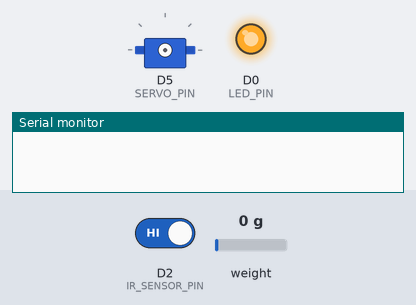
Bench run of a sketch on a simulated ESP8266 (NodeMCU). On the bench: servo, output pins drawn as LEDs (lit = HIGH), the last lines printed to the serial monitor. The test bench sets the inputs (shaded band); at power-on: D2 (IR_SENSOR_PIN) HIGH, weight on the scale 0 g. WiFi joins after 1.5 s; servers stay silent unless stated.

Above: at 4.0 s.
4.1 s: D2 (IR_SENSOR_PIN) driven LOW
At 4.9 s:
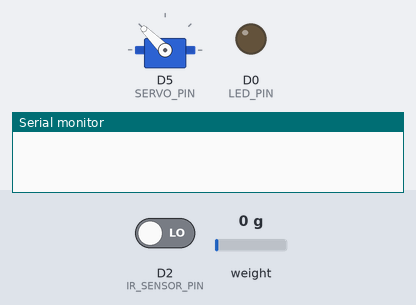
5.6 s: D2 (IR_SENSOR_PIN) driven HIGH
At 6.0 s:
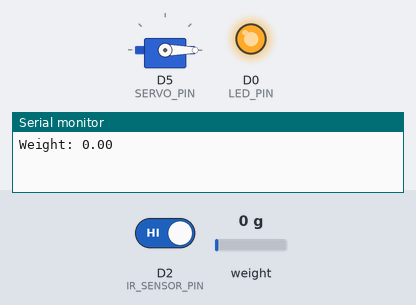
Timing chart, 0 to 8.6 s (numbered marks = the images above; inputs shaded):
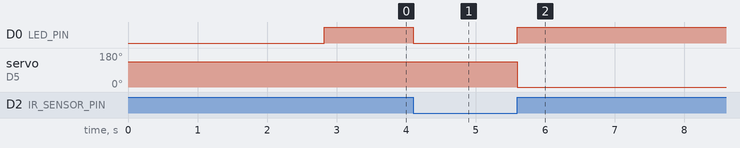

Measured:
- after the input at 4.1 s, D0 (LED_PIN): HIGH → LOW at once
- after the input at 5.6 s, D0 (LED_PIN): LOW → HIGH at once; servo on D5 (SERVO_PIN): 135° → 0° at once

The sketch:

arduino_IOT_Cattle_Feeder.ino
```cpp
// -----------------------------------------------------------
// Smart Feeder Project using NodeMCU, Blynk, IR, Servo, and DS18B20
// Author: ShamayitaB
// Description: This sketch controls a servo motor for feeding based on IR sensor detection,
//              sends temperature data from a DS18B20 sensor, and reads weight from a real HX711 load cell.
// Dependencies: Blynk, ESP8266WiFi, Servo, OneWire, DallasTemperature, HX711
// -----------------------------------------------------------

// Replace with your own Blynk Template ID and Auth Token
#define BLYNK_TEMPLATE_ID           "YourTemplateID"
#define BLYNK_TEMPLATE_NAME         "NodeMCU"
#define BLYNK_AUTH_TOKEN            "YourAuthToken"

// Enable Serial Monitor for debugging
#define BLYNK_PRINT Serial

#include <ESP8266WiFi.h>
#include <BlynkSimpleEsp8266.h>
#include <Servo.h>
#include <OneWire.h>
#include <DallasTemperature.h>
#include <HX711.h>

// WiFi Credentials (Replace with your own in secrets.h or input manually if private repo)
char ssid[] = "YourSSID";
char pass[] = "YourPassword";

// Pin Definitions
#define LED_PIN            D0
#define IR_SENSOR_PIN      D2
#define SERVO_PIN          D5
#define ONE_WIRE_BUS       D1   // DS18B20 data pin
#define HX711_DOUT         D6
#define HX711_SCK          D7

// Blynk Virtual Pins
#define TEMP_VPIN          V0
#define WEIGHT_VPIN        V1
#define STATUS_VPIN        V5
#define IMAGE_WIDGET_VPIN  V3

// Temperature Sensor
DallasTemperature sensors(new OneWire(ONE_WIRE_BUS));
#define TEMPERATURE_PRECISION 12

// Servo Motor
Servo servo;

// Load Cell
HX711 scale;
#define CALIBRATION_FACTOR -7050.0 // Set this based on calibration

// Blynk Timer
BlynkTimer timer;

// Blynk Setup
BLYNK_CONNECTED() {
  Blynk.setProperty(IMAGE_WIDGET_VPIN, "offImageUrl", "https://static-image.nyc3.cdn.digitaloceanspaces.com/general/fte/congratulations.png");
  Blynk.setProperty(IMAGE_WIDGET_VPIN, "onImageUrl", "https://static-image.nyc3.cdn.digitaloceanspaces.com/general/fte/congratulations_pressed.png");
  Blynk.setProperty(IMAGE_WIDGET_VPIN, "url", "https://docs.blynk.io/en/getting-started/what-do-i-need-to-blynk/how-quickstart-device-was-made");
}

// Send temperature to Blynk
void sendTemperature() {
  sensors.requestTemperatures();
  float temperatureC = sensors.getTempCByIndex(0);
  Serial.print("Temperature (C): ");
  Serial.println(temperatureC);
  Blynk.virtualWrite(TEMP_VPIN, temperatureC);
}

// Send real weight to Blynk
void sendWeight() {
  float weight = scale.get_units();
  Serial.print("Weight: ");
  Serial.println(weight);
  Blynk.virtualWrite(WEIGHT_VPIN, weight);
}

// Servo control functions
void rotateServo() {
  Blynk.virtualWrite(STATUS_VPIN, "Feeding!");
  servo.attach(SERVO_PIN);
  servo.write(135);  // Rotate to feed position
}

void returnServo() {
  servo.write(0);    // Return to default
}

void showWaitingMessage() {
  Blynk.virtualWrite(STATUS_VPIN, "Waiting...");
}

void setup() {
  Serial.begin(9600);
  sensors.begin();

  scale.begin(HX711_DOUT, HX711_SCK);
  scale.set_scale(CALIBRATION_FACTOR);
  scale.tare();  // Reset the scale to 0

  Blynk.begin(BLYNK_AUTH_TOKEN, ssid, pass);

  pinMode(IR_SENSOR_PIN, INPUT_PULLUP);
  pinMode(LED_PIN, OUTPUT);

  timer.setInterval(10000L, sendTemperature);
  timer.setInterval(3000L, sendWeight);
}

void loop() {
  Blynk.run();
  timer.run();

  static bool previousDetection = false;
  bool currentDetection = digitalRead(IR_SENSOR_PIN);

  if (currentDetection != previousDetection) {
    previousDetection = currentDetection;
    if (currentDetection == LOW) {
      rotateServo();
      digitalWrite(LED_PIN, LOW);
    } else {
      returnServo();
      digitalWrite(LED_PIN, HIGH);
      showWaitingMessage();
    }
  }
}
```
